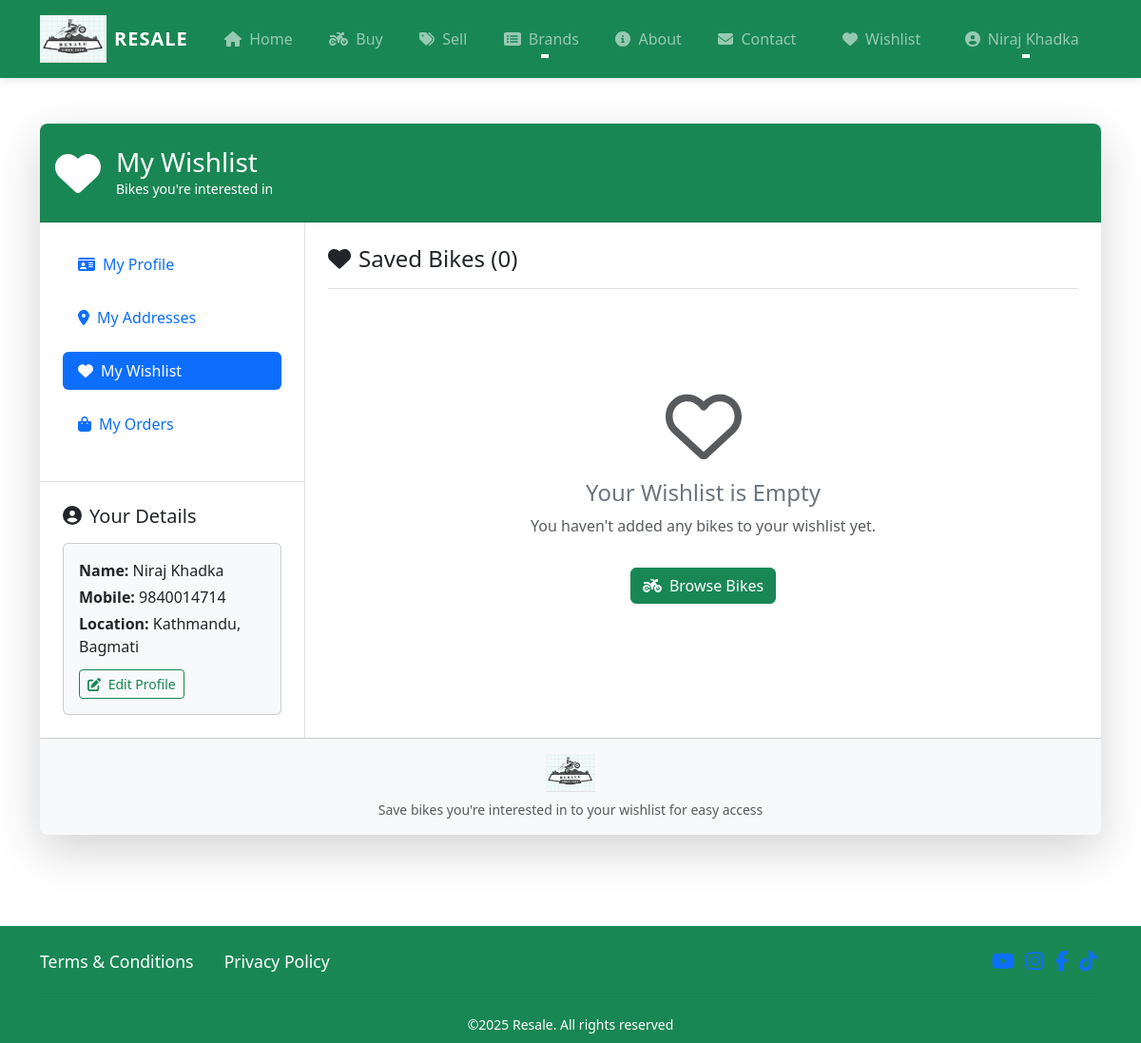
Page /wishlist/ (signed in) on the earlier database version.
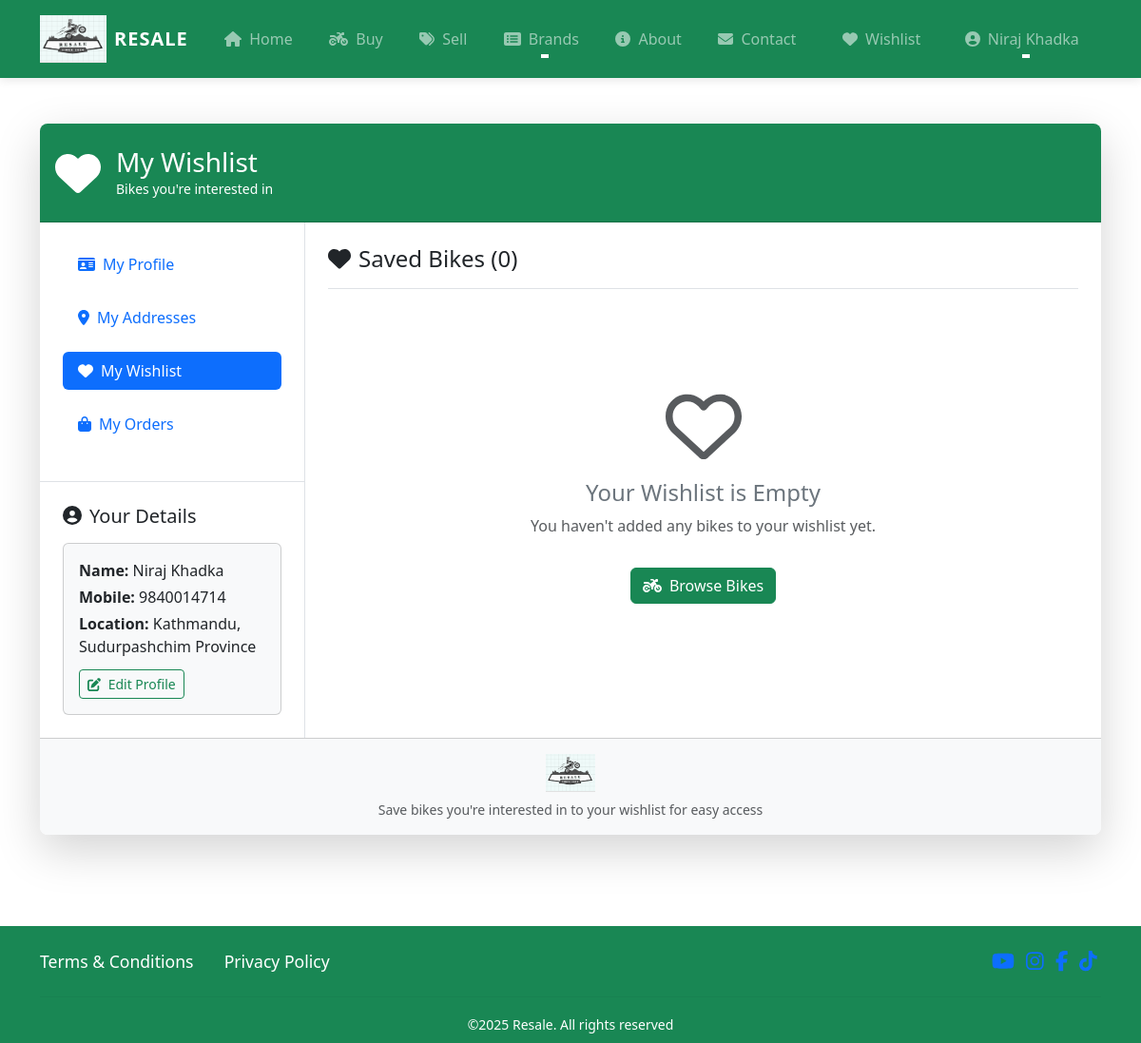
Same page on the later database version.
### proj/models.py (models this page shows, shortened)
class Customer(models.Model):
    user = models.ForeignKey(
        User,
        on_delete=models.CASCADE,
        related_name='customers'  # Added for better querying
    )
    name = models.CharField(
        max_length=200,
        verbose_name='Full Name'
    )
    gender = models.CharField(
        max_length=10,
        choices=GENDER_CHOICES,
        default='',
        verbose_name='Gender'
    )
    city = models.CharField(
        max_length=50,
        verbose_name='City'
    )
    state = models.CharField(
        choices=STATE_CHOICES,
        max_length=100,
        verbose_name='Province'
    )
    mobile = models.CharField(  # Changed to CharField
        max_length=10,
        validators=[MinLengthValidator(10)],  # For 10-digit numbers
        verbose_name='Mobile Number'
    )
    zipcode = models.CharField(  # Changed to CharField
        max_length=10,
        verbose_name='Postal Code'
    )
    class Meta:
        verbose_name = 'Customer'
        verbose_name_plural = 'Customers'
        ordering = ['name']

### proj/views.py (the view)
# urls.py: path('wishlist/', views.wishlist, name='wishlist'),
@login_required
def wishlist(request):
    wishlisted_products = Product.objects.filter(wishlist__user=request.user).distinct().select_related()
    user_wishlist = list(Wishlist.objects.filter(user=request.user).values_list('product_id', flat=True))
    customer = None
    try:
        customer = Customer.objects.get(user=request.user)
    except Customer.DoesNotExist:
        pass
    return render(request, 'proj/wishlist.html', {
        'products': wishlisted_products,
        'user_wishlist': user_wishlist,
        'customer': customer
    })

### proj/templates/proj/wishlist.html (shortened to what the changed rows need)
{% extends 'proj/base.html' %}
{% load static %}
{% block main-content %}
<div class="container py-5">
  <div class="row justify-content-center">
    <div class="col-lg-12">
      <div class="card border-0 shadow-lg rounded-3 overflow-hidden">
        <div class="card-body p-0">
          <div class="row g-0">
            <div class="col-md-3 border-end">
              {% if customer %}
              <div class="p-4 border-top">
                <h5 class="mb-3"><i class="fas fa-user-circle me-2"></i>Your Details</h5>
                <div class="card bg-light">
                  <div class="card-body">
                    <p class="mb-1"><strong>Name:</strong> {{ customer.name }}</p>
                    <p class="mb-1"><strong>Mobile:</strong> {{ customer.mobile }}</p>
                    <p class="mb-1"><strong>Location:</strong> {{ customer.city }}, {{ customer.state }}</p>
                    <a href="{% url 'main:profile' %}" class="btn btn-sm btn-outline-success mt-2">
                      <i class="fas fa-edit me-1"></i> Edit Profile
                    </a>
                  </div>
                </div>
              </div>
              {% endif %}
            </div>
          </div>
        </div>
      </div>
    </div>
  </div>
</div>
{% endblock %}

Differences in the rows shown:
changed Customer "Niraj Khadka": state "Bagmati" → "Sudurpashchim Province"
